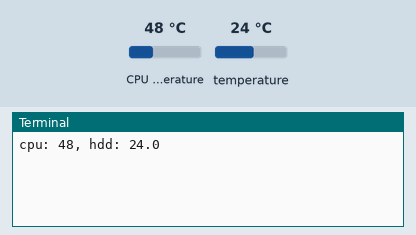
This program was run on a simulated Raspberry Pi (BCM pin numbers). On the bench: the last lines printed to the terminal. Inputs (shaded band) come from the test bench; at power-on: CPU temperature 48 °C, temperature 24 °C.

Above: at 1.2 s.
1.3 s: CPU temperature set to 31 °C
9.9 s: temperature set to 12 °C
At 12.2 s:
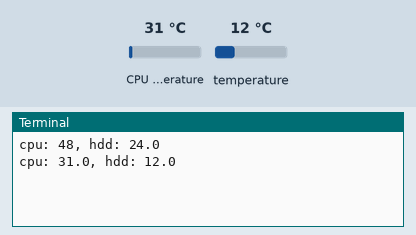
18.5 s: CPU temperature set to 44 °C
At 23.5 s:
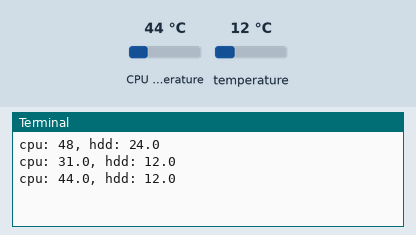
Timing chart, 0 to 25.0 s (numbered marks = the images above; inputs shaded):
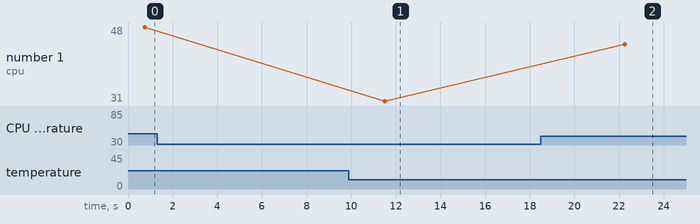

Measured:
- after the input at 9.9 s, the terminal: prints a new line after 1.6 s (image 1)
- after the input at 18.5 s, the terminal: prints a new line after 3.8 s (image 2)
- plotted number 1: 31 → 44 after the input at 18.5 s

The program:

show.py
```python
import glob
import gpiozero
import time
import re

class DS18S20:
    def __init__(self):
        base_dir = '/sys/bus/w1/devices/'
        device_folder = glob.glob(base_dir + '28*')[0]
        self.dev_file = device_folder + '/w1_slave'

    def get(self):
        while True:
            with open(self.dev_file, 'r') as F:
                lines = F.readlines()
            if "YES" not in lines[0]:
                time.sleep(0.2)
                continue
            m = re.search(r" t=(\d+)$", lines[1])
            if m:
                return int(m.group(1)) / 1000
            Exception("boom")

def transform(val, off, fact, min_, max_):
    x = (val - off) * fact
    x = min(x, max_)
    x = max(x, min_)
    return x

sensor = DS18S20()
while True:
    cpu_temp = gpiozero.CPUTemperature().temperature
    hdd_temp = sensor.get()

    print("cpu: %s, hdd: %s" % (cpu_temp, hdd_temp))

    time.sleep(10)
    
```
